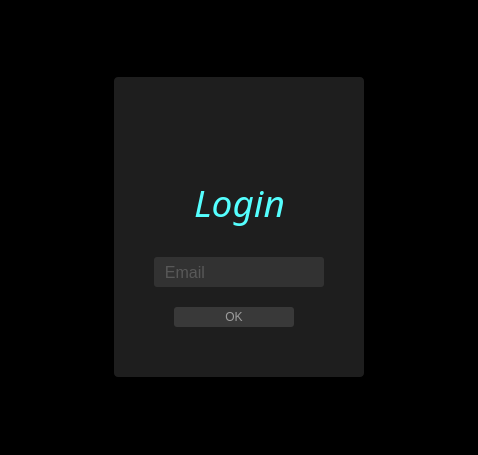
<?xml version="1.0" encoding="UTF-8"?>
<ui version="4.0">
 <class>LoginWindow</class>
 <widget class="QMainWindow" name="LoginWindow">
  <property name="enabled">
   <bool>true</bool>
  </property>
  <property name="geometry">
   <rect>
    <x>0</x>
    <y>0</y>
    <width>478</width>
    <height>455</height>
   </rect>
  </property>
  <property name="maximumSize">
   <size>
    <width>16777215</width>
    <height>16777215</height>
   </size>
  </property>
  <property name="windowTitle">
   <string/>
  </property>
  <property name="styleSheet">
   <string notr="true"/>
  </property>
  <widget class="QWidget" name="centralwidget">
   <layout class="QHBoxLayout" name="horizontalLayout">
    <property name="leftMargin">
     <number>0</number>
    </property>
    <property name="topMargin">
     <number>0</number>
    </property>
    <property name="rightMargin">
     <number>0</number>
    </property>
    <property name="bottomMargin">
     <number>0</number>
    </property>
    <item>
     <widget class="QFrame" name="login">
      <property name="styleSheet">
       <string notr="true">background-color: rgb(0,0,0);</string>
      </property>
      <property name="frameShape">
       <enum>QFrame::StyledPanel</enum>
      </property>
      <property name="frameShadow">
       <enum>QFrame::Raised</enum>
      </property>
      <layout class="QHBoxLayout" name="horizontalLayout_2">
       <item>
        <widget class="QFrame" name="login_2_Frame">
         <property name="maximumSize">
          <size>
           <width>250</width>
           <height>300</height>
          </size>
         </property>
         <property name="styleSheet">
          <string notr="true">background-color: rgb(30, 30, 30);
border-radius: 4px;</string>
         </property>
         <property name="frameShape">
          <enum>QFrame::StyledPanel</enum>
         </property>
         <property name="frameShadow">
          <enum>QFrame::Raised</enum>
         </property>
         <widget class="QLineEdit" name="emailEdit">
          <property name="geometry">
           <rect>
            <x>40</x>
            <y>180</y>
            <width>170</width>
            <height>30</height>
           </rect>
          </property>
          <property name="font">
           <font>
            <pointsize>12</pointsize>
           </font>
          </property>
          <property name="styleSheet">
           <string notr="true">QLineEdit{
	border-radius: 3px;
	background-color: rgb(50, 50, 50);
	color: rgb(126, 126, 126)
}
QLineEdit:hover{
	border: 2px solid rgb(20, 20, 20);
}
QLineEdit:focus{
	border: 1px solid rgb(255, 245, 140);
	color: rgb(244, 244, 244);
}</string>
          </property>
          <property name="placeholderText">
           <string>  Email</string>
          </property>
         </widget>
         <widget class="QPushButton" name="okButton">
          <property name="geometry">
           <rect>
            <x>60</x>
            <y>230</y>
            <width>120</width>
            <height>20</height>
           </rect>
          </property>
          <property name="styleSheet">
           <string notr="true">QPushButton{
	border-radius: 3px;
	background-color: rgb(57, 57, 57);
	color: rgb(157, 157, 157);
}

QPushButton:hover{
	border: 2px solid rgb(90, 90, 90);
	background-color: rgb(80, 80, 80);
	color: rgb(33, 33, 33);
}

QPushButton:focus{
	background-color: rgb(255, 245, 140);
	color: rgb(33, 33, 33);
}
</string>
          </property>
          <property name="text">
           <string>OK</string>
          </property>
         </widget>
         <widget class="QLabel" name="loginLabel">
          <property name="geometry">
           <rect>
            <x>60</x>
            <y>100</y>
            <width>131</width>
            <height>51</height>
           </rect>
          </property>
          <property name="font">
           <font>
            <family>Harlow Solid Italic</family>
            <pointsize>28</pointsize>
            <italic>true</italic>
           </font>
          </property>
          <property name="styleSheet">
           <string notr="true">color: rgb(85, 255, 255);</string>
          </property>
          <property name="text">
           <string>Login</string>
          </property>
          <property name="alignment">
           <set>Qt::AlignCenter</set>
          </property>
         </widget>
         <widget class="QLabel" name="loginLabel_2">
          <property name="geometry">
           <rect>
            <x>20</x>
            <y>10</y>
            <width>211</width>
            <height>91</height>
           </rect>
          </property>
          <property name="text">
           <string/>
          </property>
         </widget>
        </widget>
       </item>
      </layout>
     </widget>
    </item>
   </layout>
  </widget>
 </widget>
 <resources/>
 <connections/>
</ui>
